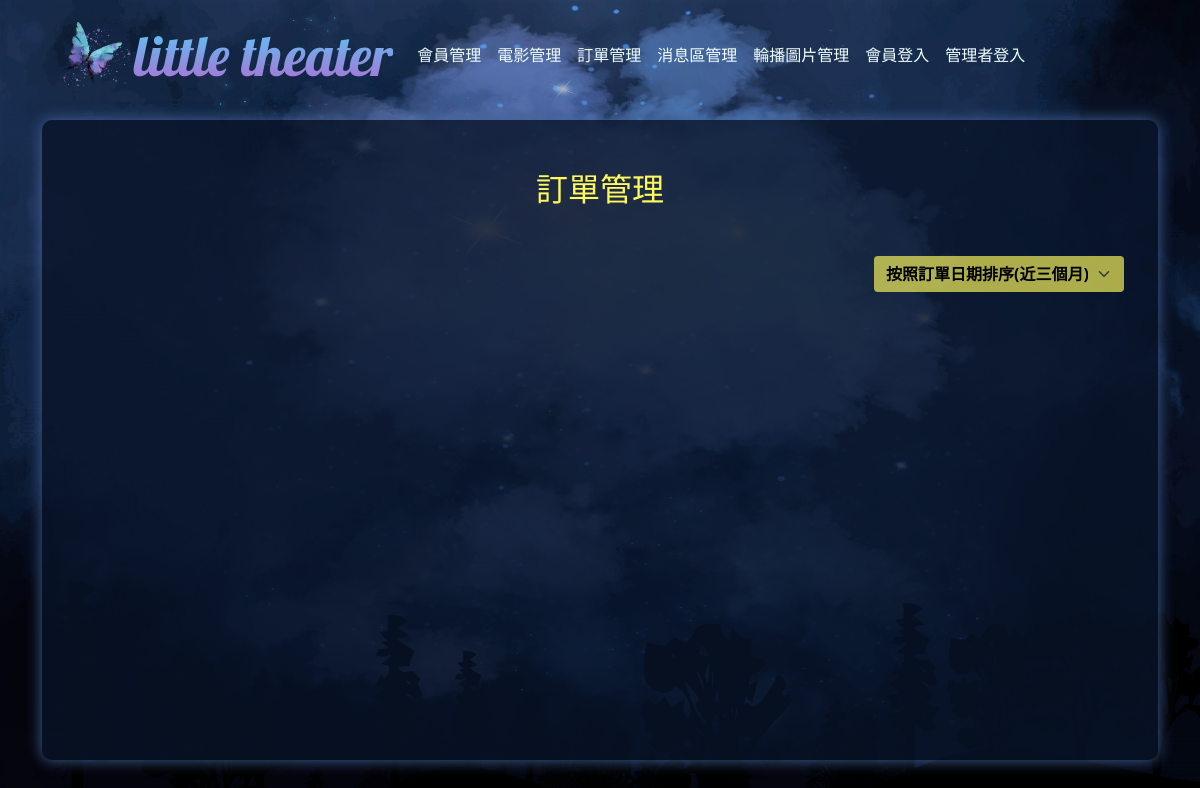
Before: /backend.php?do=order with the older database file.
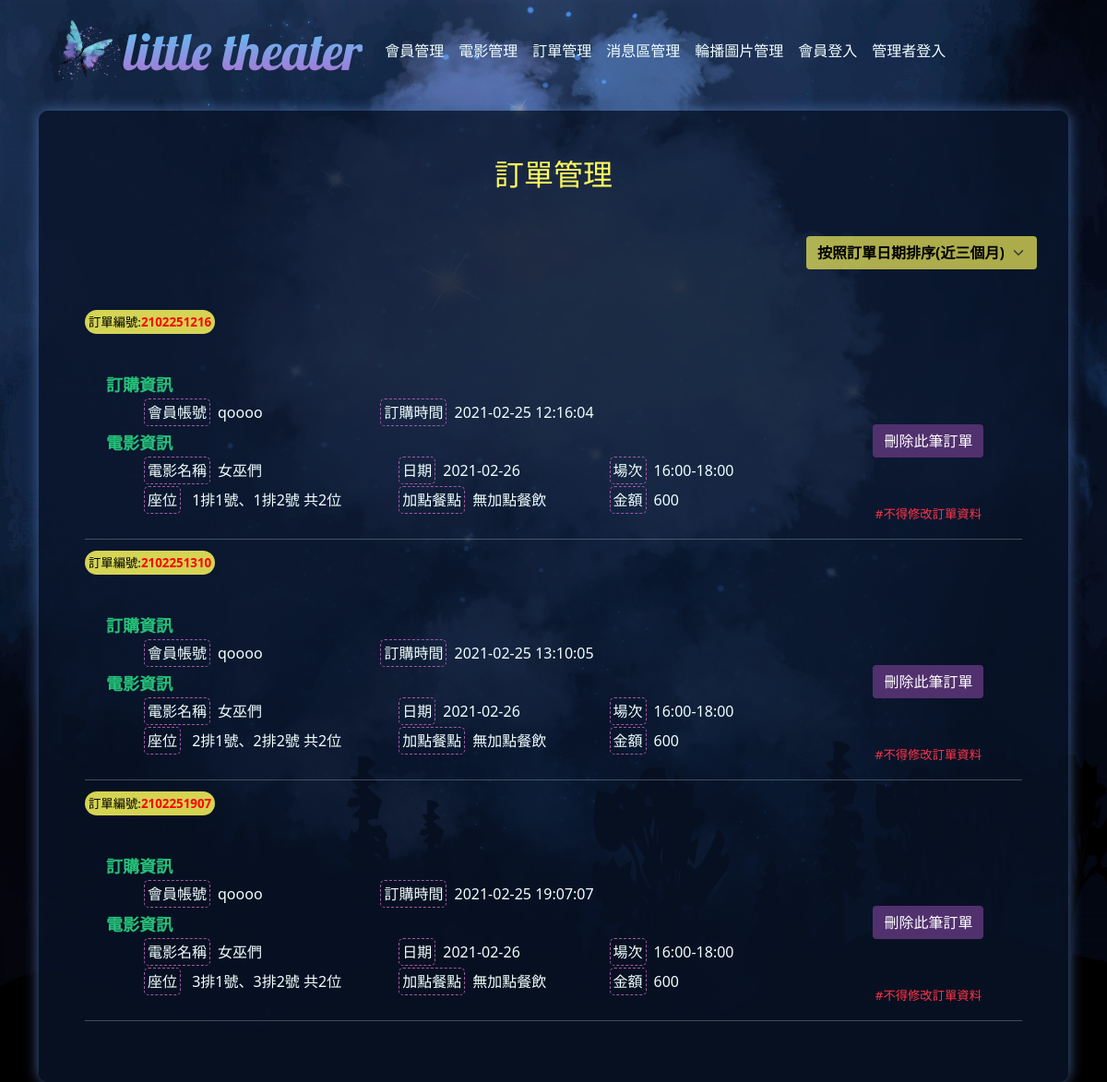
After: the same page with the newer database file.
### tables this page shows
CREATE TABLE `theater_order` (
  `id` int(11) UNSIGNED NOT NULL,
  `num` int(11) UNSIGNED NOT NULL,
  `mem` text NOT NULL,
  `movie` text NOT NULL,
  `moviedate` date NOT NULL,
  `session` text NOT NULL,
  `orderdate` date NOT NULL,
  `seat` text NOT NULL,
  `qt` int(2) UNSIGNED NOT NULL,
  `food` text NOT NULL,
  `money` int(11) UNSIGNED NOT NULL,
  `ordertime` time NOT NULL
);

CREATE TABLE `theater_mem` (
  `id` int(11) UNSIGNED NOT NULL,
  `acc` text NOT NULL,
  `pw` text NOT NULL,
  `name` text NOT NULL,
  `email` text NOT NULL,
  `tel` text NOT NULL,
  `heart` int(11) UNSIGNED NOT NULL DEFAULT 0,
  `buycart` int(11) UNSIGNED NOT NULL DEFAULT 0,
  `status` int(1) UNSIGNED NOT NULL DEFAULT 1
);

### base.php (called while the page is built, shortened)
<?php
$sess=[
    1=>'10:00-12:00',
    2=>'12:00-14:00',
    3=>'14:00-16:00',
    4=>'16:00-18:00',
    5=>'18:00-20:00',
    6=>'20:00-22:00',
    7=>'22:00-24:00'
];
$Mem=new DB("theater_mem");
$Order=new DB("theater_order");
Class DB{
    private $dsn="mysql:host=localhost;charset=utf8;dbname=theater";
    private $pdo="";
    private $table="";
    function __construct($table){
        $this->table=$table;
        $this->pdo=new PDO($this->dsn,"root","");
    }
    function find($arr){
        $sql="select * from $this->table ";
        if(is_array($arr)){
            foreach($arr as $k=>$v){
                $tmp[]=sprintf("`%s`='%s'",$k,$v);
            }
            $sql.=" where ".implode(" && ",$tmp);
        }else{
            $sql.=" where `id`='$arr'";
        }
        return $this->pdo->query($sql)->fetch(PDO::FETCH_ASSOC);
    }
    function all(...$arr){
        $sql="select * from $this->table ";
        if(isset($arr[0])){
            if(is_array($arr[0])){
                foreach($arr[0] as $k=>$v){
                    $tmp[]=sprintf("`%s`='%s'",$k,$v);
                }
                $sql.=" where ".implode(" && ",$tmp);
            }else{
                $sql.=$arr[0];
            }
        }
        return $this->pdo->query($sql)->fetchAll();
    }
}

### back/order.php (the view, shortened to what this page needs)
<div id="bb">
<div style="width:100%;text-align:center;position:relative" class="mb-5">
    <h2 style="color: #fffa5c !important">訂單管理</h2>
</div>
<div style="width:100%;text-align:-webkit-right" class="m-3 mb-5">
<select id="type" class="form-select movieselect">
    <option value="bydate_month" <?=(isset($_GET['ordertype']) && $_GET['ordertype']=='bydate_month')?'selected':''?>>按照訂單日期排序(近三個月)</option>
</select>
</div>
<div id="orderblock">
<?php
$thismonth=date('Y-m');
$lastmonth=date('Y-m',strtotime("-1months",strtotime($thismonth)));
$themonthbeforelast=date('Y-m',strtotime("-2months",strtotime($thismonth)));
if(isset($_SESSION['ordertypeSQL'])){
    $allorders=$Order->all($_SESSION['ordertypeSQL']);
    unset($_SESSION['ordertypeSQL']);
}else{
    $allorders=$Order->all(" where `orderdate` like '{$thismonth}%' or `orderdate` like '{$lastmonth}%' or `orderdate` like '{$themonthbeforelast}%' order by `orderdate` desc");
}
foreach($allorders as $k=>$o){
if($o['food']!='NULL' && $o['food']!='N;'){
    $tmp=[];
    $ff=unserialize($o['food']);
    foreach($ff as $k=>$f){
        array_push($tmp,$food[$f]);
    }
    $foods=implode("、",$tmp);
}else{
    $foods='';
}
?>
<div class="mb-2" id="orderli">
    <span class="p-1">訂單編號:<b style="color:red"><?=$o['num']?></b></span>
</div>
<div style="height:180px;display:flex">
    <div class="p-3" style="width:80%;display:flex;flex-direction:column;">
        <div class="mb-1 ms-1">
            <span style="padding:3px;color:#25c179;font-weight:bolder !important;font-size:large;">訂購資訊</span>
        </div>
        <div style="width:100%;display:flex;" class="mb-2">
            <div class="ms-5" style="width:35%;">
                <span class="border me-2">會員帳號</span><?=$Mem->find($o['mem'])['acc']?>
            </div>
            <div style="width:65%">
                <span class="border me-2">訂購時間</span><?=$o['orderdate']?> <?=$o['ordertime']?>
            </div>
        </div>
        <div class="mb-1 ms-1">
            <span style="padding:3px;color:#25c179;font-weight:bolder !important;font-size:large;">電影資訊</span>
        </div>
        <div style="width:100%;display:flex;" class="mb-2">
            <div class="ms-5" style="width:33%;">
                <span class="border me-2">電影名稱</span><?=$o['movie']?>
            </div>
            <div class="ms-5" style="width:33%;">
                <span class="border me-2">日期</span><?=$o['moviedate']?>
            </div>
            <div style="width:33%">
                <span class="border me-2">場次</span><?=$sess[$o['session']]?>
            </div>
        </div>
        <div style="width:100%;display:flex;">
            <div class="ms-5" style="width:33%;">
                <span class="border me-2">座位</span>
                <?php
                    $tmp=[];
                    foreach(unserialize($o['seat']) as $k=>$s){
                        array_push($tmp,$seattable[$s]);
                    }
                    $seat=implode("、",$tmp);
                    echo $seat;
                    echo ' 共'.$o['qt'].'位';
                ?>
            </div>
            <div class="ms-5" style="width:33%;">
                <span class="border me-2">加點餐點</span><?=(!empty($foods))?"{$foods}":"無加點餐飲"?>
            </div>
            <div style="width:33%">
                <span class="border me-2">金額</span><?=$o['money']?>
            </div>
        </div>
    </div>
    <div class="d-flex" style="width:20%;justify-content:center;align-items:center;height:100%;position:relative">
        <input type="button" class="btn btn-primary" value="刪除此筆訂單" onclick="del(<?= $o['id'] ?>,'<?= $o['num'] ?>')">
        <span class="littleTag">#不得修改訂單資料</span>
    </div>
</div>
<hr>
<?php
}?>
</div>
</div>

Changed rows visible on the page:
added theater_order: num "2102251216", mem.acc "qoooo", orderdate "2021-02-25", ordertime "12:16:04", movie "女巫們", moviedate "2021-02-26", session "16:00-18:00", seat "1排1號、1排2號", qt "2", money "600"
added theater_order: num "2102251310", mem.acc "qoooo", orderdate "2021-02-25", ordertime "13:10:05", movie "女巫們", moviedate "2021-02-26", session "16:00-18:00", seat "2排1號、2排2號", qt "2", money "600"
added theater_order: num "2102251907", mem.acc "qoooo", orderdate "2021-02-25", ordertime "19:07:07", movie "女巫們", moviedate "2021-02-26", session "16:00-18:00", seat "3排1號、3排2號", qt "2", money "600"
